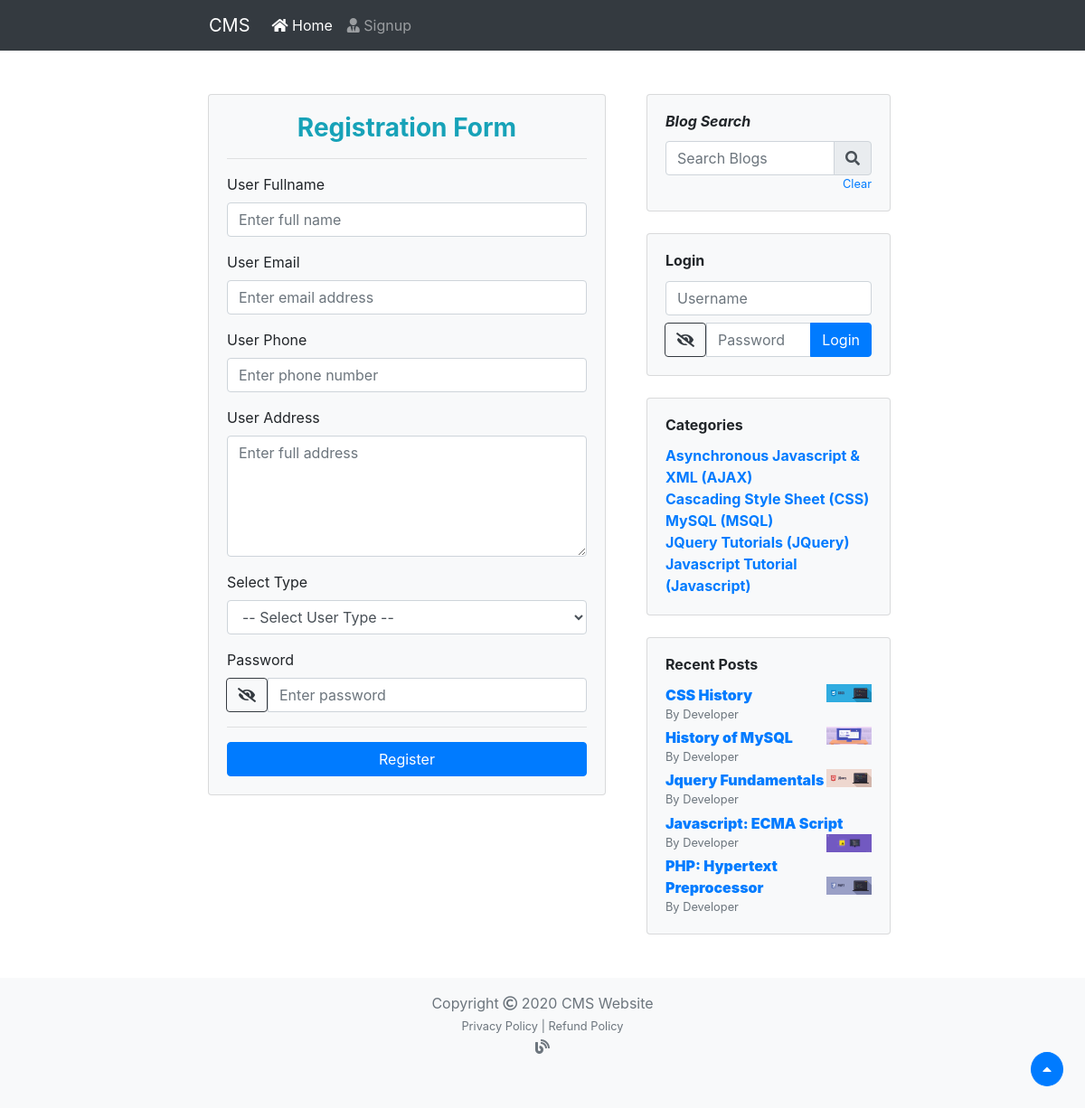
/register.php, run on the app's committed database.
### tables this page shows
CREATE TABLE `post_category_master` (
  `category_id` int(11) NOT NULL,
  `category_name` varchar(255) NOT NULL,
  `category_short_name` varchar(10) NOT NULL,
  `category_status` varchar(10) NOT NULL DEFAULT 'active'
);

CREATE TABLE `post_master` (
  `post_id` int(11) NOT NULL,
  `post_name` varchar(255) NOT NULL,
  `post_short_name` varchar(10) NOT NULL,
  `post_category` int(11) NOT NULL,
  `post_image_url` varchar(500) NOT NULL,
  `post_author_id` int(11) NOT NULL,
  `post_description` text NOT NULL,
  `post_date` varchar(50) NOT NULL,
  `post_status` varchar(10) NOT NULL DEFAULT 'active'
);

CREATE TABLE `user_master` (
  `user_id` int(11) NOT NULL,
  `user_name` varchar(255) NOT NULL,
  `user_email` varchar(255) NOT NULL,
  `user_phone` varchar(10) NOT NULL,
  `user_password` varchar(60) NOT NULL,
  `user_address` varchar(1000) NOT NULL,
  `user_type` int(11) NOT NULL,
  `user_status` varchar(10) NOT NULL DEFAULT 'active'
);

### register.php (the view, shortened to what this page needs)
<?php
 	require('header.php');
 	$username = $useremail = $userphone = $useraddress = $usertype = $userpwd = '';
?>
	<div class="container-fluid mt-5">
		<div class="row">
			<div class="col-sm-12 col-md-12 col-lg-2">
				<br>
			</div>
			<div class="col-sm-12  col-md-8 col-lg-5">
				<div class="container-fluid">
					<div class="card bg-light">
						<div class="card-body">
							<h3 class="text-center text-info text-monospace font-weight-bold">
								Registration Form
							</h3>
							<hr>
							<form action="" method="POST">
								  <div class="form-group">
								    <label for="userName">User Fullname</label>
								    <input type="text" class="form-control" name="userName" placeholder="Enter full name" value="<?php echo $username;?>" required>
								  </div>
								  <div class="form-group">
								    <label for="userEmail">User Email</label>
								    <input type="email" class="form-control" name="userEmail" placeholder="Enter email address" value="<?php echo $useremail;?>" requried>
								  </div>
								  <div class="form-group">
								    <label for="userPhone">User Phone</label>
								    <input type="number" class="form-control" name="userPhone" placeholder="Enter phone number" value="<?php echo $userphone;?>" required>
								  </div>
								  <div class="form-group">
								    <label for="userAddress">User Address</label>
								    <textarea class="form-control" name="userAddress" name="userAddress" cols="30" rows="5" placeholder="Enter full address" required><?php echo $useraddress;?></textarea>
								  </div>
								  <div class="form-group">
								    <label for="userType">Select Type</label>
								    <select class="form-control" name="userType" required>
									  <option value selected disabled>-- Select User Type --</option>
									</select>
								  </div>
								  <div class="form-group">
								    <label for="userPassword">Password</label>
								    <div class="input-group">
								    	<div class="input-group-append">
										    <button type="button" class="btn btn-outline-dark rounded showPwd"> <span class="fas fa-eye-slash"></span> </button>
										</div>
									    <input type="password" class="form-control" name="userPassword" id="userPwdInput" placeholder="Enter password" value="<?php echo $userpwd;?>" required>
								    </div>
								  </div>
								  <hr>
								  <button type="submit" name="registerBtn" class="btn btn-primary btn-block">Register</button>
							</form>
						</div>
					</div>
				</div>
			</div>
			<div class="col-sm-12  col-md-4 col-lg-3">
				<?php require('right-sidebar.php'); ?>
			</div>
			<div class="col-sm-12 col-md-12 col-lg-2">
				<br>
			</div>
		</div>
	</div>
	<?php require('footer.php'); ?>
</body>
</html>

### right-sidebar.php (shortened to what this page needs)
<div class="card bg-light c1">
	<div class="card-body">
		<h6 class="card-title font-weight-bold" id="blogSearchTitle">
			<i>Blog Search</i>
		</h6>
		<div class="input-group">
			<input type="text" name="searchInput" id="searchInput" class="form-control" placeholder="Search Blogs">
			<div class="input-group-append" id="searchBlogBtn">
			    <span class="input-group-text"><span class="fas fa-search"></span></span>
			</div>
		</div>
		<small class="text-primary float-right" id="clearSearchList">Clear</small>
	</div>
</div>
<div class="card bg-light mt-4 c2">
	<div class="card-body">
		<?php
			if (!isset($_SESSION['login_status'])) {
		 ?>
		<h6 class="card-title font-weight-bold">
			Login
		</h6>
		<form action="login.php" method="POST">
			<div class="input-group">
				<input type="text" name="userNameInput" id="userNameInput" class="form-control" placeholder="Username">
			</div>
			<div class="input-group mt-2">
				<div class="input-group-append">
				    <button type="button" class="btn btn-outline-dark rounded showPwd"> <span class="fas fa-eye-slash"></span> </button>
				</div>
				<input type="password" name="userPwdInput" id="userPwdInput" class="form-control" placeholder="Password">
				<div class="input-group-append">
				    <button type="submit" name="loginBtn" class="btn btn-primary" id="loginBtn">Login</button>
				</div>
			</div>
		</form>
		<?php
			} else {
		?>
			<a href="logout.php" class="btn btn-sm btn-danger btn-block">Logout</a>
		<?php
			}
		?>
	</div>
</div>
<div class="card bg-light mt-4 c3">
	<div class="card-body">
		<h6 class="card-title font-weight-bold">
			Categories
		</h6>
		<div class="font-weight-bold">
			<?php
				$query = "SELECT * FROM `post_category_master` WHERE `category_status`='active' ORDER BY `category_id` DESC LIMIT 5";
				$res = mysqli_query($conn, $query);
				while ($row = mysqli_fetch_object($res)) {
					echo "<a href='search.php?cat_id=$row->category_id' class='text-primary m-0'>$row->category_name ($row->category_short_name)</a><br>";
				}
			 ?>
		</div>
	</div>
</div>
<div class="card bg-light mt-4 c4">
	<div class="card-body">
		<h6 class="card-title font-weight-bold">
			Recent Posts
		</h6>
		<div class="font-weight-bold">
			<?php
				$query = "
					SELECT
						`pm`.`post_id`, `pm`.`post_name`, `pm`.`post_image_url`, `um`.`user_name`
					FROM
						`post_master` pm,
						`user_master` um
					WHERE
						`um`.`user_id` = `pm`.`post_author_id`
						 AND `pm`.`post_status` = 'active'
					ORDER BY `pm`.`post_id` DESC LIMIT 5;
				";
				$res = mysqli_query($conn, $query);
				while ($row = mysqli_fetch_object($res)) {
					echo "
						<a href='post.php?post_id=$row->post_id'>
							<p class='text-primary m-0 mt-1'>
								<b>$row->post_name</b>
								<img src='images/post/$row->post_image_url' class='float-right' alt='$row->post_name image' height='20' width='50'>
								<small class='text-muted d-block'>By $row->user_name</small>
							</p>
						</a>
						";
				}
			 ?>
		</div>
	</div>
</div>

### data on the page
post_category_master: category_name "Asynchronous Javascript & XML", category_short_name "AJAX"
post_category_master: category_name "Cascading Style Sheet", category_short_name "CSS"
post_category_master: category_name "MySQL", category_short_name "MSQL"
post_category_master: category_name "JQuery Tutorials", category_short_name "JQuery"
post_category_master: category_name "Javascript Tutorial", category_short_name "Javascript"
post_master: post_name "CSS History", post_image_url (picture), user_master.user_name "Developer"
post_master: post_name "History of MySQL", post_image_url (picture), user_master.user_name "Developer"
post_master: post_name "Jquery Fundamentals", post_image_url (picture), user_master.user_name "Developer"
post_master: post_name "Javascript: ECMA Script", post_image_url (picture), user_master.user_name "Developer"
post_master: post_name "PHP: Hypertext Preprocessor", post_image_url (picture), user_master.user_name "Developer"
